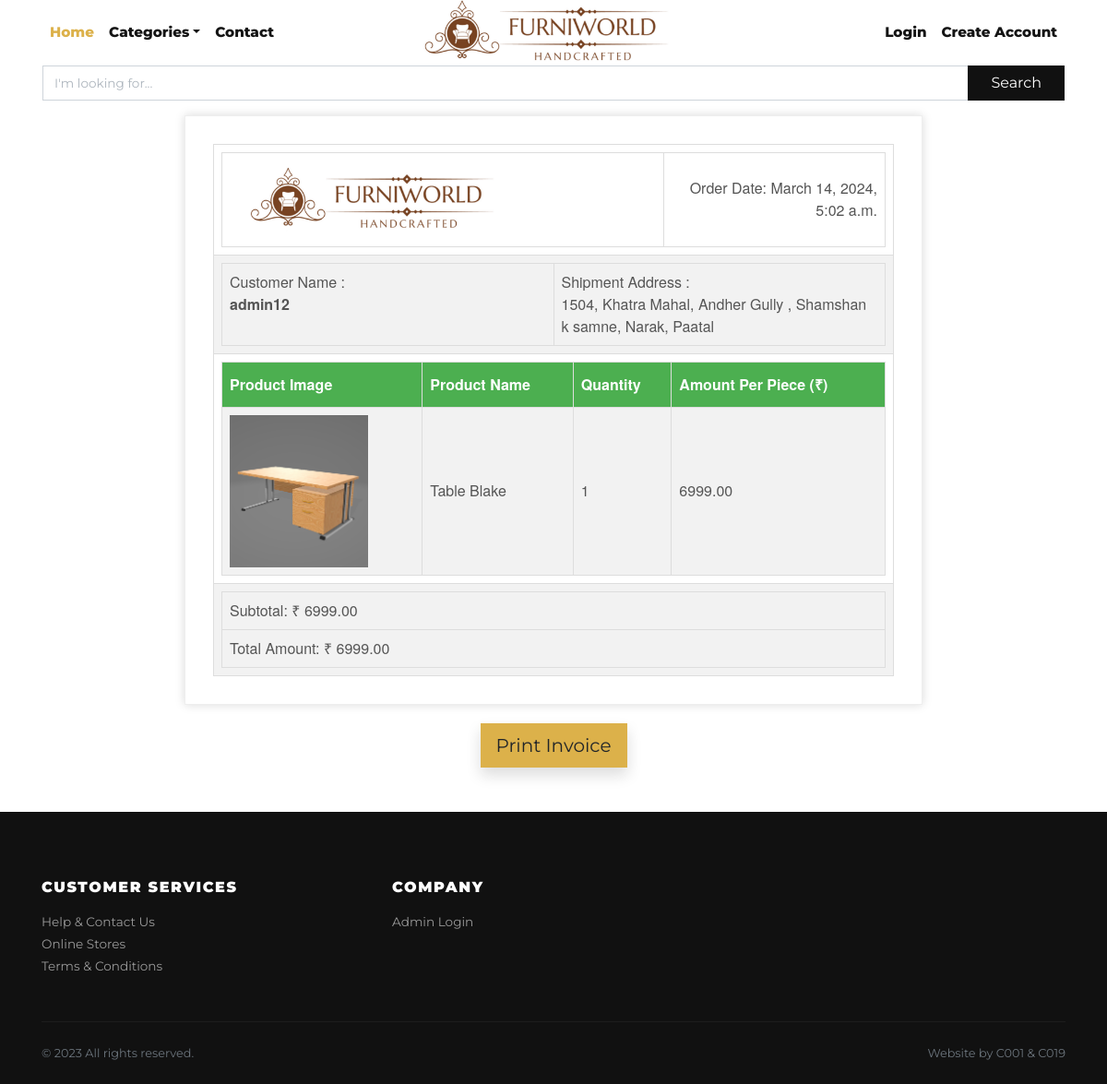
/invoice/124/29/, run on the app's committed database.
### store/models.py (models this page shows, shortened)
class Order(models.Model):
    user = models.ForeignKey(User, verbose_name="User", on_delete=models.CASCADE)
    address = models.ForeignKey(Address, verbose_name="Shipping Address", on_delete=models.CASCADE)
    product = models.ForeignKey(Product, verbose_name="Product", on_delete=models.CASCADE)
    quantity = models.PositiveIntegerField(verbose_name="Quantity")
    ordered_date = models.DateTimeField(auto_now_add=True, verbose_name="Ordered Date")
    delivery_date = models.DateTimeField(auto_now_add=True, verbose_name="Delivery")
    status = models.CharField(
        choices=STATUS_CHOICES,
        max_length=50,
        default="Pending"
    )
    payment_status = models.CharField(
        choices=PAYMENT_STATUS_CHOICES,
        max_length=50,
        default="Pending"
    )

class Product(models.Model):
    title = models.CharField(max_length=150, verbose_name="Product Title")
    slug = models.SlugField(max_length=160, verbose_name="Product Slug")
    sku = models.CharField(max_length=255, unique=True, verbose_name="Unique Product ID (SKU)")
    short_description = models.TextField(verbose_name="Short Description")
    detail_description = models.TextField(blank=True, null=True, verbose_name="Detail Description")
    product_image = models.ImageField(upload_to='product', blank=True, null=True, verbose_name="Product Image")
    price = models.DecimalField(max_digits=8, decimal_places=2)
    category = models.ForeignKey(Category, verbose_name="Product Categoy", on_delete=models.CASCADE)
    is_active = models.BooleanField(verbose_name="Is Active?")
    is_featured = models.BooleanField(verbose_name="Is Featured?")
    created_at = models.DateTimeField(auto_now_add=True, verbose_name="Created Date")
    updated_at = models.DateTimeField(auto_now=True, verbose_name="Updated Date")
    t_model= models.FileField(upload_to='3dfile', max_length=200, blank=True, null=True, verbose_name="3D File")
    class Meta:
        verbose_name_plural = 'Products'
        ordering = ('-created_at', )

### store/views.py (the view)
# urls.py: path('invoice/<int:orderID>/<int:productID>/', views.invoice, name='invoice'),
def invoice(request,orderID,productID):
    try:
        order = Order.objects.select_related('product', 'user', 'address').get(id=orderID)
        complete_address = f"{order.address.flat_no}, {order.address.building_name}, {order.address.locality}, {order.address.city}, {order.address.state}"
        subtotal = order.product.price * order.quantity
        total_amount = subtotal
        mydict = {
            'orderDate': order.ordered_date,
            'customerName': order.user.username,
            'shipmentAddress': complete_address,
            'productImage': order.product.product_image.url,
            'productName': order.product.title,
            'productQuantity': order.quantity,
            'productPrice': order.product.price,
            'subtotal': subtotal,
            'totalAmount': total_amount,
            }
        return render(request, 'store/invoice.html', mydict)
    except Order.DoesNotExist:
        return HttpResponseNotFound("Order not found")
    except Exception as e:
        return HttpResponseServerError(f"An error occurred: {str(e)}")

### store/context_preprocessors.py (called while the page is built)
def store_menu(request):
    categories = Category.objects.filter(is_active=True)
    context = {
        'categories_menu': categories,
    }
    return context

def cart_menu(request):
    if request.user.is_authenticated:
        cart_items= Cart.objects.filter(user=request.user)
        context = {
            'cart_items': cart_items,
        }
    else:
        context = {}
    return context

### templates/store/invoice.html (shortened to what this page needs)
{% extends 'base.html' %}
{% load static %}
{% block content %}
    <div class="invoice-box">
        <table>
            <tr>
                <td colspan="5">
                    <table>
                        <tr>
                            <td style="width: 50%;">
                                <img src="{% static 'img/furniworld-2.png' %}" alt="FurniWorld" style="height: 85px;" class="logo-img">
                            </td>
                            <td style="width: 25%; text-align: right;">
                                Order Date: {{ orderDate }}<br>
                            </td>
                        </tr>
                    </table>
                </td>
            </tr>
            <tr>
                <td colspan="5">
                    <table>
                        <tr>
                            <td style="width: 50%;">
                                Customer Name : <br><b>{{ customerName }}</b><br><br>
                            </td>
                            <td style="width: 50%;">
                                Shipment Address :<br> {{ shipmentAddress }}
                            </td>
                        </tr>
                    </table>
                </td>
            </tr>
            <tr>
                <td colspan="5">
                    <table>
                        <tr>
                            <th>Product Image</th>
                            <th>Product Name</th>
                            <th>Quantity</th>
                            <th>Amount Per Piece (₹)</th>
                        </tr>
                        <tr>
                            <td><img src="{{ productImage }}" alt="{{ productName }}" style="width:150px;"></td>
                            <td>{{ productName }}</td>
                            <td>{{ productQuantity }}</td>
                            <td>{{ productPrice }}</td>
                        </tr>
                    </table>
                </td>
            </tr>
            <tr>
                <td colspan="5">
                    <table>
                        <tr>
                            <td>
                                Subtotal: ₹ {{ subtotal }}
                            </td>
                        </tr>
                        <tr>
                            <td>
                                Total Amount: ₹ {{ totalAmount }}
                            </td>
                        </tr>
                    </table>
                </td>
            </tr>
        </table>
    </div>
    <div class="print-button" style="text-align: center; margin-top: 20px;">
        <button onclick="window.print()" class="btn btn-primary btn-lg shadow">Print Invoice</button>
    </div>
    <br>
    <br>
{% endblock content %}

### Furniworld/static/css/style.default.css (style rules this page uses)
.btn { font-weight: 400; border: 1px solid transparent; font-family: inherit; padding: 0.375rem 1.5rem; font-size: 1rem; line-height: 1.5; border-radius: 0; transition: color 0.15s ease-in-out, background-color 0.15s ease-in-out, border-color 0.15s ease-in-out, box-shadow 0.15s ease-in-out; }
.btn-primary { color: #212529; background-color: #dcb14a; border-color: #dcb14a; }
.btn-lg { padding: 0.5rem 1rem; font-size: 1.25rem; line-height: 1.5; border-radius: 0; }
body { font-family: "Libre Franklin", sans-serif; font-size: 1rem; font-weight: 400; line-height: 1.5; color: #111111; background-color: #fff; }
.shadow { box-shadow: 0 0.5rem 1rem rgba(17, 17, 17, 0.15) !important; }

### Furniworld/static/css/custom.css (style rules this page uses)
body { font-family: 'Montserrat', sans-serif; }

### templates/store/invoice.html (style rules this page uses)
.invoice-box { max-width: 800px; margin: auto; padding: 30px; border: 1px solid #eee; box-shadow: 0 0 10px rgba(0, 0, 0, .15); font-size: 16px; line-height: 24px; font-family: 'Helvetica Neue', 'Helvetica', Helvetica, Arial, sans-serif; color: #555; }
.invoice-box table { width: 100%; line-height: inherit; text-align: left; border-collapse: collapse; }
.invoice-box table td, .invoice-box table th { border: 1px solid #ddd; padding: 8px; }
.invoice-box table tr:nth-child(even) { background-color: #f2f2f2; }
.invoice-box table th { padding-top: 12px; padding-bottom: 12px; text-align: left; background-color: #4CAF50; color: white; }

### data on the page
Order: ordered_date "March 14, 2024, 5:02 a.m."
Product: title "Table Blake", price "6999.00"

### other printed values
{{ customerName }} "admin12"
{{ shipmentAddress }} "1504, Khatra Mahal, Andher Gully , Shamshan k samne, Narak, Paatal"
{{ productQuantity }} "1"
{{ subtotal }} "6999.00"
{{ totalAmount }} "6999.00"
